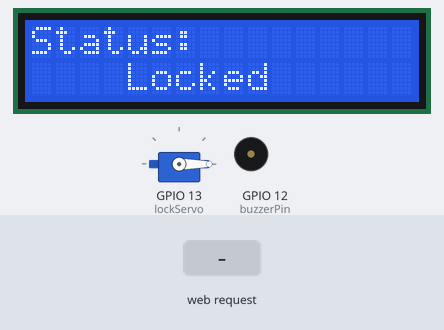
Bench run of a sketch on a simulated ESP32. On the bench: 16×2 character LCD, servo, buzzer (waves = sounding). The inputs (shaded band) are chosen by the test bench. WiFi joins after 1.5 s; servers stay silent unless stated; what the sketch prints to the serial monitor is not drawn.

Above: at 3.9 s.
4.0 s: HTTP request GET /unlock received
At 4.06 s:
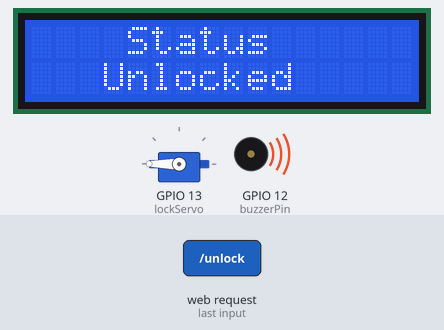
At 5.6 s:
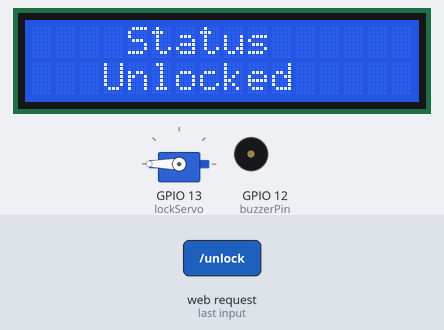
5.9 s: HTTP request GET /lock received
At 7.5 s:
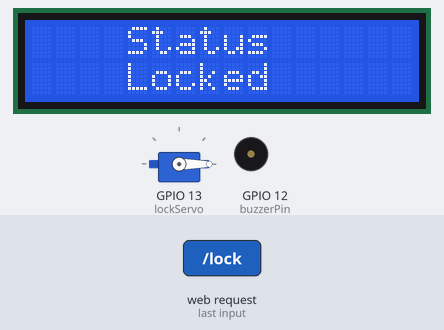
Timing chart, 0 to 9.0 s (numbered marks = the images above; inputs shaded):
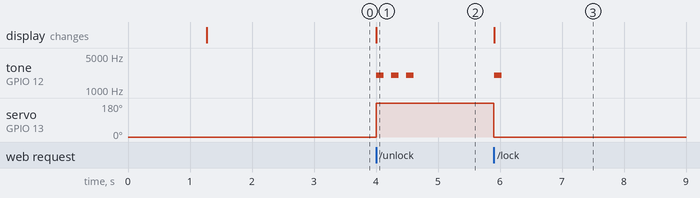

The sketch:

Optlock_ESP32_Code.ino
```cpp
//
//  OptiLock ESP32 Firmware
//  Secure Face-ID Smart-Lock Prototype
//
//  Receives authenticated commands from iOS app
//  -> Controls servo lock + LCD status + buzzer
//
//  Wi-Fi credentials masked for security
//  Servo: GPIO 13
//  Buzzer: GPIO 12
//  LCD: 14,27,26,25,33,32
//

#include <WiFi.h>
#include <ESP32Servo.h>
#include <LiquidCrystal.h>

// Wi-Fi credentials (masked for open-source repo)
const char* ssid = "XXXXXX";
const char* password = "XXXXXXXX";

// Servo instance
Servo lockServo;

// Buzzer pin (audible feedback)
const int buzzerPin = 12;

// LCD pins: RS, E, D4, D5, D6, D7
LiquidCrystal lcd(14, 27, 26, 25, 33, 32);

// HTTP server on port 80 (local LAN control)
WiFiServer server(80);

//
// Buzzer feedback patterns
//
void beep(int count) {
  for (int i = 0; i < count; i++) {
    tone(buzzerPin, 2000);
    delay(120);
    noTone(buzzerPin);
    delay(120);
  }
}

//
// Lock + unlock functions
//
void unlock() {
  Serial.println("🔓 Unlock command received");
  lockServo.write(180);
  lcd.clear();
  lcd.setCursor(4, 0);
  lcd.print("Status");
  lcd.setCursor(3, 1);
  lcd.print("Unlocked");
  beep(3); // triple beep = open
}

void lock() {
  Serial.println("🔒 Lock command received");
  lockServo.write(0);
  lcd.clear();
  lcd.setCursor(4, 0);
  lcd.print("Status");
  lcd.setCursor(4, 1);
  lcd.print("Locked");
  beep(1); // single beep = closed
}

//
// Setup routine: hardware + Wi-Fi + LCD boot screen
//
void setup() {
  Serial.begin(115200);

  // LCD boot message
  lcd.begin(16, 2);
  lcd.print("OptiLock Booting...");
  delay(1200);
  lcd.clear();
  lcd.print("Status:");
  lcd.setCursor(4, 1);
  lcd.print("Locked");

  // Servo timer allocation (required for ESP32)
  ESP32PWM::allocateTimer(0);
  ESP32PWM::allocateTimer(1);
  ESP32PWM::allocateTimer(2);
  ESP32PWM::allocateTimer(3);

  lockServo.attach(13);
  lockServo.write(0);

  pinMode(buzzerPin, OUTPUT);

  // Wi-Fi connect
  Serial.println("Connecting to Wi-Fi...");
  WiFi.begin(ssid, password);

  while (WiFi.status() != WL_CONNECTED) {
    delay(500);
    Serial.print(".");
  }

  Serial.println("\n✅ Wi-Fi connected");
  Serial.print("Device IP: ");

  // Mask real IP for public repo
  Serial.println("XXX.XXX.X.XXX");

  server.begin();
}

//
// Loop: receive HTTP commands from app
//
void loop() {
  WiFiClient client = server.available();
  if (!client) return;

  String request = client.readStringUntil('\r');
  client.flush();

  if (request.indexOf("/unlock") != -1) unlock();
  if (request.indexOf("/lock") != -1) lock();

  // Respond back to app
  client.println("HTTP/1.1 200 OK");
  client.println("Content-Type: text/plain");
  client.println("Connection: close");
  client.println();
  client.println("OK");
}
```

Measured:
- after the input at 4.0 s, tone on GPIO 12 (buzzerPin): alternates 2000 Hz for 0.12 s and silent for 0.12 s, 6 changes in all, then stays silent, starting at once; servo on GPIO 13 (lockServo): 0° → 180° at once; the display: changes at once (image 1)
- after the input at 5.9 s, tone on GPIO 12 (buzzerPin): silent → 2000 Hz at once, → silent 0.12 s later; servo on GPIO 13 (lockServo): 180° → 0° at once; the display: changes at once (image 3)
